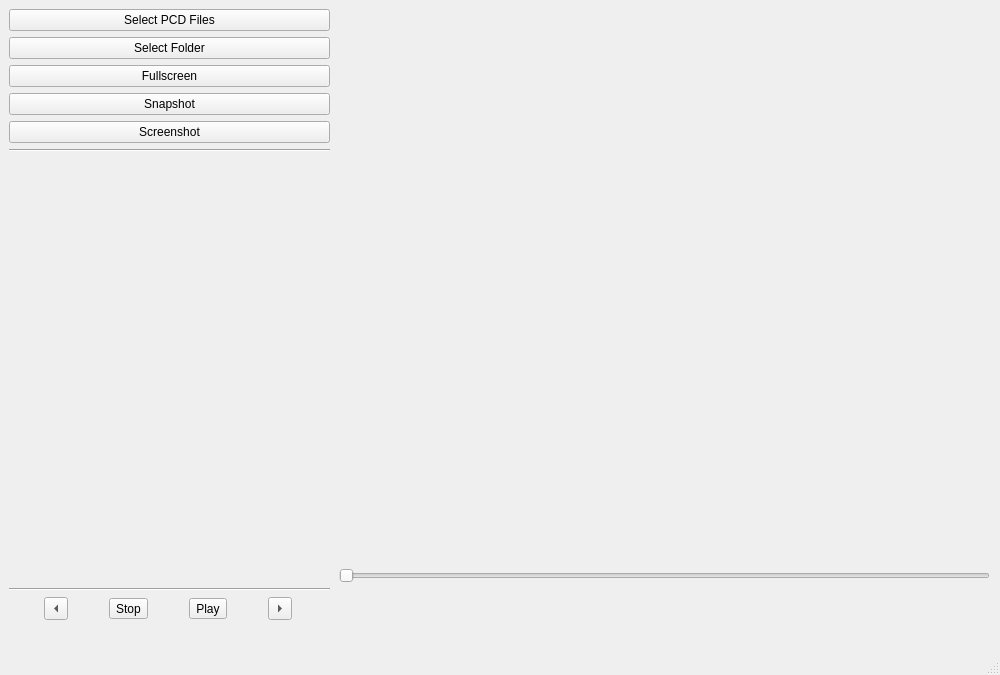
<?xml version="1.0" encoding="UTF-8"?>
<ui version="4.0">
 <class>MainWindow</class>
 <widget class="QMainWindow" name="MainWindow">
  <property name="geometry">
   <rect>
    <x>0</x>
    <y>0</y>
    <width>1000</width>
    <height>675</height>
   </rect>
  </property>
  <property name="windowTitle">
   <string>MainWindow</string>
  </property>
  <widget class="QWidget" name="centralwidget">
   <widget class="QWidget" name="verticalLayoutWidget">
    <property name="geometry">
     <rect>
      <x>339</x>
      <y>10</y>
      <width>651</width>
      <height>611</height>
     </rect>
    </property>
    <layout class="QVBoxLayout" name="verticalLayout">
     <property name="sizeConstraint">
      <enum>QLayout::SetDefaultConstraint</enum>
     </property>
     <item>
      <widget class="QVTKWidget" name="qvtkWidget" native="true">
       <property name="enabled">
        <bool>true</bool>
       </property>
       <property name="sizePolicy">
        <sizepolicy hsizetype="Preferred" vsizetype="Preferred">
         <horstretch>0</horstretch>
         <verstretch>0</verstretch>
        </sizepolicy>
       </property>
       <property name="minimumSize">
        <size>
         <width>640</width>
         <height>480</height>
        </size>
       </property>
       <property name="maximumSize">
        <size>
         <width>640</width>
         <height>480</height>
        </size>
       </property>
       <property name="sizeIncrement">
        <size>
         <width>896</width>
         <height>312</height>
        </size>
       </property>
       <property name="layoutDirection">
        <enum>Qt::LeftToRight</enum>
       </property>
      </widget>
     </item>
     <item>
      <widget class="QSlider" name="indexSlider">
       <property name="orientation">
        <enum>Qt::Horizontal</enum>
       </property>
      </widget>
     </item>
    </layout>
   </widget>
   <widget class="QWidget" name="verticalLayoutWidget_2">
    <property name="geometry">
     <rect>
      <x>9</x>
      <y>9</y>
      <width>321</width>
      <height>611</height>
     </rect>
    </property>
    <layout class="QVBoxLayout" name="verticalLayout_2">
     <item>
      <widget class="QPushButton" name="selectFilesButton">
       <property name="text">
        <string>Select PCD Files</string>
       </property>
      </widget>
     </item>
     <item>
      <widget class="QPushButton" name="selectFolderButton">
       <property name="text">
        <string>Select Folder</string>
       </property>
      </widget>
     </item>
     <item>
      <widget class="QPushButton" name="fullscreenButton">
       <property name="text">
        <string>Fullscreen</string>
       </property>
      </widget>
     </item>
     <item>
      <widget class="QPushButton" name="snapshotButton">
       <property name="text">
        <string>Snapshot</string>
       </property>
      </widget>
     </item>
     <item>
      <widget class="QPushButton" name="screenshotButton">
       <property name="text">
        <string>Screenshot</string>
       </property>
      </widget>
     </item>
     <item>
      <widget class="Line" name="line_2">
       <property name="orientation">
        <enum>Qt::Horizontal</enum>
       </property>
      </widget>
     </item>
     <item>
      <spacer name="verticalSpacer">
       <property name="orientation">
        <enum>Qt::Vertical</enum>
       </property>
       <property name="sizeHint" stdset="0">
        <size>
         <width>20</width>
         <height>40</height>
        </size>
       </property>
      </spacer>
     </item>
     <item>
      <widget class="Line" name="line_3">
       <property name="orientation">
        <enum>Qt::Horizontal</enum>
       </property>
      </widget>
     </item>
     <item>
      <layout class="QHBoxLayout" name="horizontalLayout">
       <item>
        <widget class="QToolButton" name="backButton">
         <property name="text">
          <string>...</string>
         </property>
         <property name="arrowType">
          <enum>Qt::LeftArrow</enum>
         </property>
        </widget>
       </item>
       <item>
        <widget class="QToolButton" name="stopButton">
         <property name="text">
          <string>Stop</string>
         </property>
        </widget>
       </item>
       <item>
        <widget class="QToolButton" name="playButton">
         <property name="text">
          <string>Play</string>
         </property>
         <property name="arrowType">
          <enum>Qt::NoArrow</enum>
         </property>
        </widget>
       </item>
       <item>
        <widget class="QToolButton" name="nextButton">
         <property name="text">
          <string>...</string>
         </property>
         <property name="arrowType">
          <enum>Qt::RightArrow</enum>
         </property>
        </widget>
       </item>
      </layout>
     </item>
    </layout>
   </widget>
  </widget>
  <widget class="QMenuBar" name="menubar">
   <property name="geometry">
    <rect>
     <x>0</x>
     <y>0</y>
     <width>1000</width>
     <height>30</height>
    </rect>
   </property>
  </widget>
  <widget class="QStatusBar" name="statusbar"/>
 </widget>
 <customwidgets>
  <customwidget>
   <class>QVTKWidget</class>
   <extends>QWidget</extends>
   <header>QVTKWidget.h</header>
   <container>1</container>
  </customwidget>
 </customwidgets>
 <resources/>
 <connections/>
</ui>
